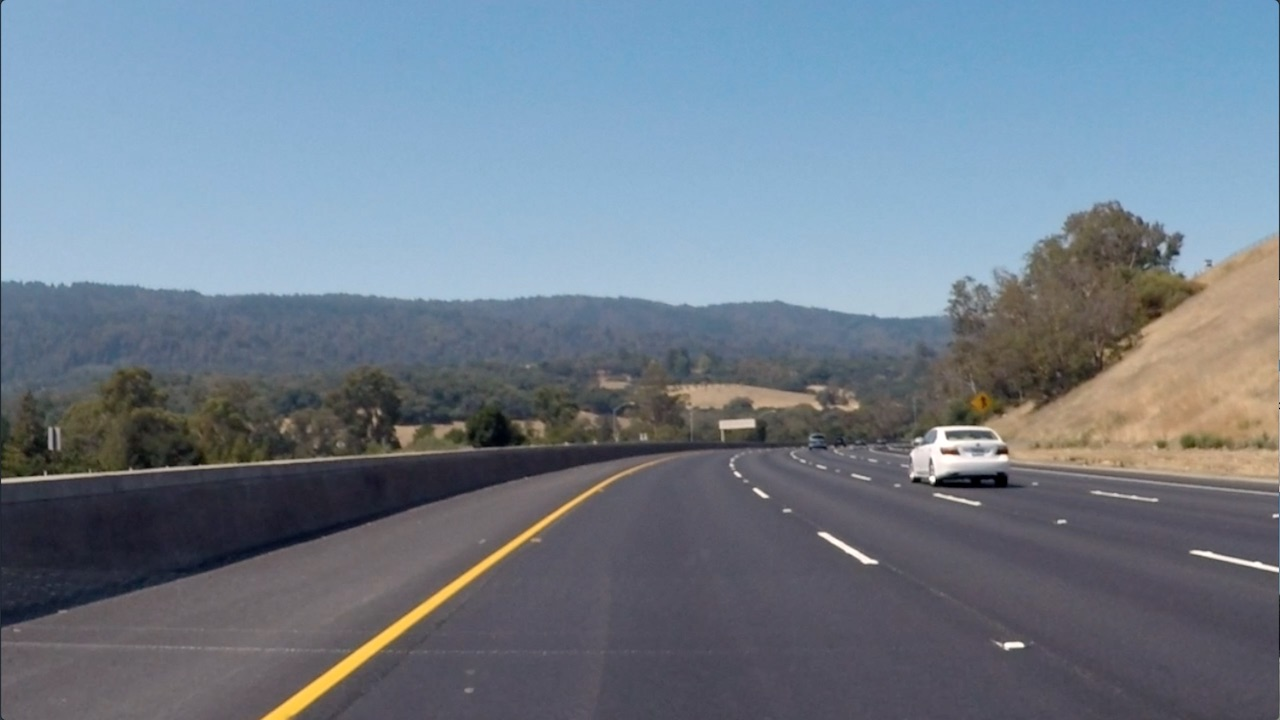
#> input picture 1_2_Convolutional_Filters_Edge_Detection/images/curved_lane.jpg, 1280 x 720 px
$ jupyter execute '4. Fourier Transform of Filters.ipynb'   (shell and % lines are left out)
#> lines starting #> are read from the running program, lines starting #| are printed output that depends on the picture
## High and Low Pass Filters

Now, you might be wondering, what makes filters high and low-pass; why is a Sobel filter high-pass and a Gaussian filter low-pass?

Well, you can actually visualize the frequencies that these filters block out by taking a look at their fourier transforms. The frequency components of any image can be displayed after doing a Fourier Transform (FT). An FT looks at the components of an image (edges that are high-frequency, and areas of smooth color as low-frequency), and plots the frequencies that occur as points in spectrum. So, let's treat our filters as small images, and display them in the frequency domain!

[cell 1]
import numpy as np
import matplotlib.pyplot as plt
import cv2


# Define gaussian, sobel, and laplacian (edge) filters

gaussian = (1/9)*np.array([[1, 1, 1],
                           [1, 1, 1],
                           [1, 1, 1]])

sobel_x= np.array([[-1, 0, 1],
                   [-2, 0, 2],
                   [-1, 0, 1]])

sobel_y= np.array([[-1,-2,-1],
                   [0, 0, 0],
                   [1, 2, 1]])

# laplacian, edge filter
laplacian=np.array([[0, 1, 0],
                    [1,-4, 1],
                    [0, 1, 0]])

filters = [gaussian, sobel_x, sobel_y, laplacian]
filter_name = ['gaussian','sobel_x', \
                'sobel_y', 'laplacian']


# perform a fast fourier transform on each filter
# and create a scaled, frequency transform image
f_filters = [np.fft.fft2(x) for x in filters]
fshift = [np.fft.fftshift(y) for y in f_filters]
frequency_tx = [np.log(np.abs(z)+1) for z in fshift]

# display 4 filters
for i in range(len(filters)):
    plt.subplot(2,2,i+1),plt.imshow(frequency_tx[i],cmap = 'gray')
    plt.title(filter_name[i]), plt.xticks([]), plt.yticks([])

plt.show()
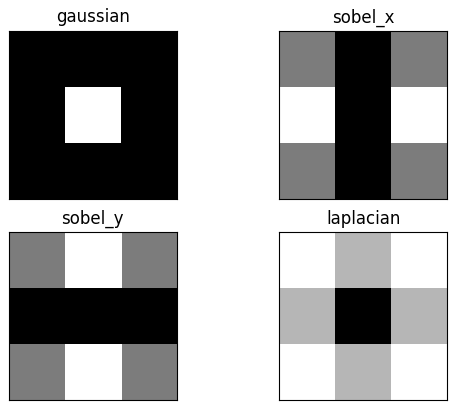
#> figure drawn by matplotlib, 4 panels

Areas of white or light gray, allow that part of the frequency spectrum through! Areas of black mean that part of the spectrum is blocked out of the image.

Recall that the low frequencies in the frequency spectrum are at the center of the frequency transform image, and high frequencies are at the edges. You should see that the Gaussian filter allows only low-pass frequencies through, which is the center of the frequency transformed image. The sobel filters block out frequencies of a certain orientation and a laplace (detects edges regardless of orientation) filter, should block out low-frequencies!

You are encouraged to load in an image, apply a filter to it using `filter2d` then visualize what the fourier transform of that image looks like before and after a filter is applied.

[cell 2]
## TODO: load in an image, and filter it using a kernel of your choice
## apply a fourier transform to the original *and* filtered images and compare them

# load in and display the image
image = cv2.imread('images/curved_lane.jpg')
#> image is the input picture: shape (720, 1280, 3); mean B, G, R 138.7, 125, 112.1
image = cv2.cvtColor(image, cv2.COLOR_BGR2RGB)
plt.imshow(image)
image = cv2.filter2D(image, -2, laplacian)
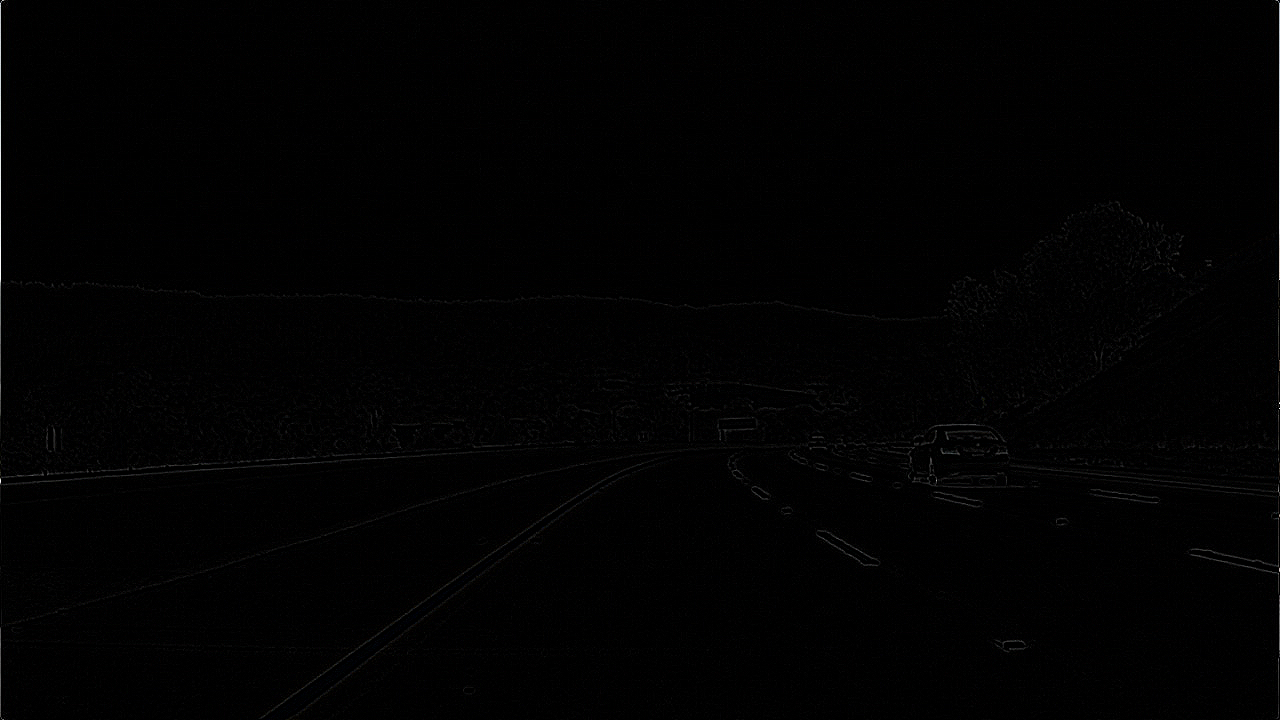
#> image: shape (720, 1280, 3); mean R, G, B 1.6, 1.5, 1.6
plt.imshow(image)
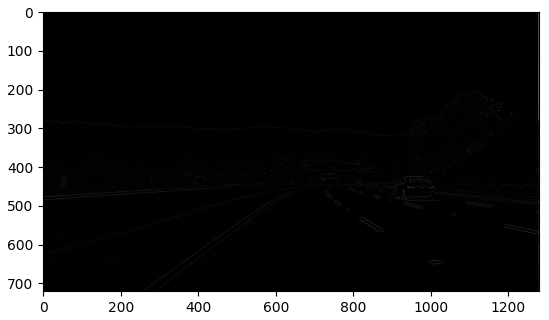
#> figure drawn by matplotlib, 1 panel
